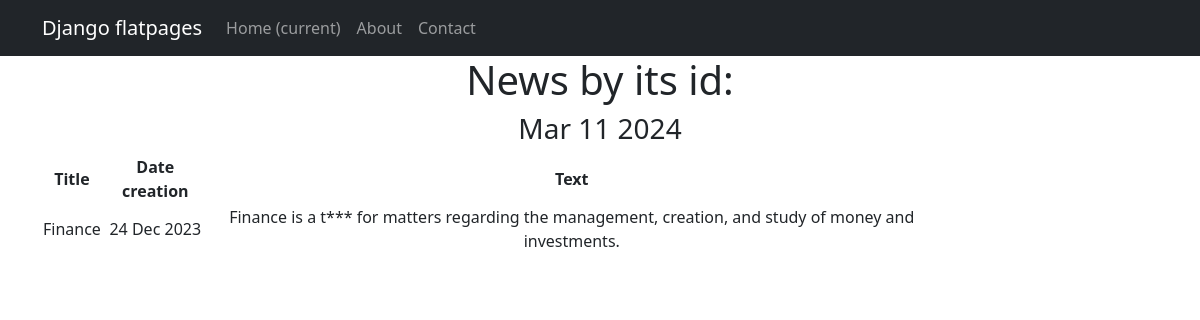
/news/3/, run on the app's committed database.
### newapp/models.py (models this page shows, shortened)
class Post(models.Model):# содержать в себе статьи и новости, которые создают пользователи
    author = models.ForeignKey(Author, on_delete = models.CASCADE)# связь «один ко многим» с моделью Author;
    News = 'NW'# новость
    Article = 'AR'# статья
    CATEGORY_CHOICES = (
        (News, 'Новость'),
        (Article, 'Статья')
    )
    categoryType = models.CharField(max_length = 2, choices = CATEGORY_CHOICES, default = Article)# поле с выбором — «статья» или «новость»;
    dateCreation = models.DateTimeField(auto_now_add = True)# автоматически добавляемая дата и время создания;
    postCategory = models.ManyToManyField(Category, through= 'PostCategory')# связь «многие ко многим» с моделью Category (с дополнительной моделью PostCategory);
    title = models.CharField(max_length= 128) # заголовок статьи/новости;
    text = models.TextField() # текст статьи/новости;
    rating = models.SmallIntegerField(default=0)# рейтинг статьи/новости.

### newapp/views.py (the view)
# urls.py: path('<int:pk>/', NewsDetail.as_view(), name='news_detail'),
class NewsDetail(DetailView):
    model = Post
    template_name = 'news_detail.html'
    context_object_name = 'news_detail'
    def get_context_data(self, **kwargs):
        context = super().get_context_data(**kwargs)
        context['time_now'] = datetime.utcnow()
        return context

### newapp/templatetags/custom_filters.py (called while the page is built)
@register.filter()
def censor(value):
    for word in censor_list:
        value = value.replace(word[1:], '*' * len(word[1:])) #Строковый метод str.replace(old, new[, count]) вернет копию строки,
    return value # Возвращаемое функцией значение подставится в шаблон.

### newapp/templates/news_detail.html
{% extends 'flatpages/default.html' %}
{% load custom_filters %}
{% block content %}
<h1>News by its id:</h1>
<h3>{{ time_now|date:'M d Y' }}</h3>
{% if news_detail %}
    <table width="80%">
        <tr>
            <td> <b>Title </b> </td>
            <td> <b>Date creation</b> </td>
            <td> <b>Text</b> </td>
        </tr>
           <tr>
               <td>{{ news_detail.title|censor }}</td>
               <td>{{ news_detail.dateCreation|date:"d M Y"}}</td>
               <td>{{ news_detail.text|censor}}</td>
           </tr>
    </table>
{% else %}
       <h2>No current news!</h2>
{% endif %}
{% endblock content%}

### data on the page
Post: title|censor "Finance", dateCreation "24 Dec 2023", text|censor "Finance is a t*** for matters regarding the management, creation, and study of money and investments."

### other printed values
{{ time_now|date:'M d Y' }} "Mar 11 2024"
